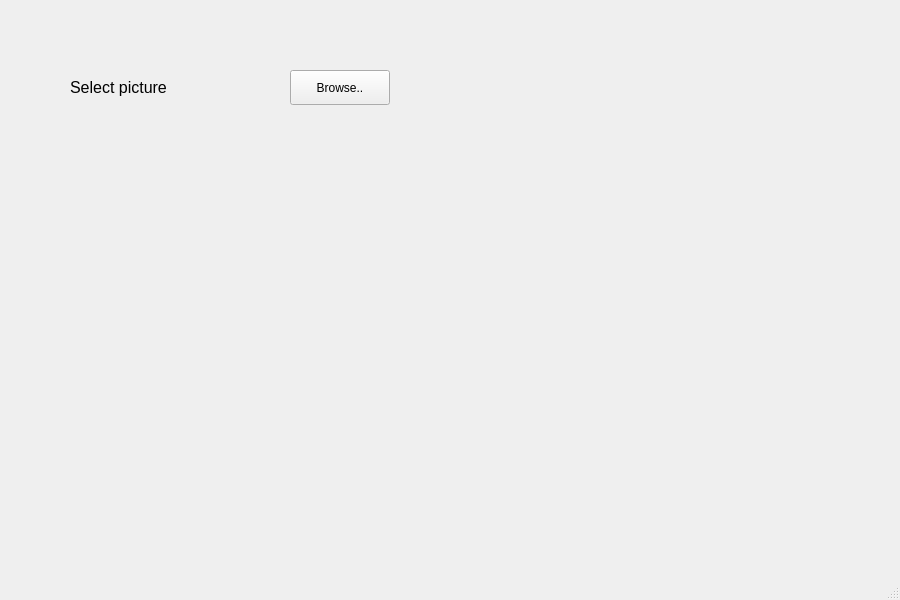
<?xml version="1.0" encoding="UTF-8"?>
<ui version="4.0">
 <class>MainWindow</class>
 <widget class="QMainWindow" name="MainWindow">
  <property name="geometry">
   <rect>
    <x>0</x>
    <y>0</y>
    <width>900</width>
    <height>600</height>
   </rect>
  </property>
  <property name="maximumSize">
   <size>
    <width>900</width>
    <height>600</height>
   </size>
  </property>
  <property name="windowTitle">
   <string>MainWindow</string>
  </property>
  <widget class="QWidget" name="centralwidget">
   <widget class="QPushButton" name="pushButton">
    <property name="geometry">
     <rect>
      <x>290</x>
      <y>70</y>
      <width>100</width>
      <height>35</height>
     </rect>
    </property>
    <property name="maximumSize">
     <size>
      <width>100</width>
      <height>35</height>
     </size>
    </property>
    <property name="text">
     <string>Browse..</string>
    </property>
   </widget>
   <widget class="QLabel" name="label">
    <property name="geometry">
     <rect>
      <x>70</x>
      <y>70</y>
      <width>150</width>
      <height>35</height>
     </rect>
    </property>
    <property name="maximumSize">
     <size>
      <width>150</width>
      <height>35</height>
     </size>
    </property>
    <property name="font">
     <font>
      <pointsize>12</pointsize>
     </font>
    </property>
    <property name="text">
     <string>Select picture</string>
    </property>
   </widget>
   <widget class="QLabel" name="label_pic">
    <property name="geometry">
     <rect>
      <x>60</x>
      <y>150</y>
      <width>731</width>
      <height>351</height>
     </rect>
    </property>
    <property name="text">
     <string/>
    </property>
   </widget>
  </widget>
  <widget class="QMenuBar" name="menubar">
   <property name="geometry">
    <rect>
     <x>0</x>
     <y>0</y>
     <width>900</width>
     <height>26</height>
    </rect>
   </property>
  </widget>
  <widget class="QStatusBar" name="statusbar"/>
 </widget>
 <resources/>
 <connections/>
</ui>
